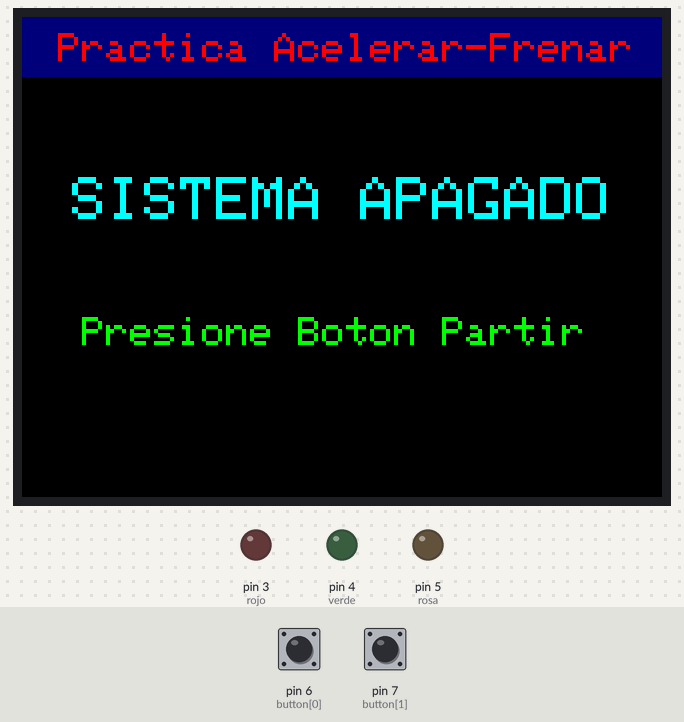
A sketch run on a simulated Arduino Uno, built with avr-gcc and run on an emulated ATmega328P. Parts: 320×240 colour display, output pins drawn as LEDs (lit = HIGH). Dashed ring = blinking. Inputs (shaded band) come from the test bench; at power-on: pin 6 (button[0]) HIGH, pin 7 (button[1]) HIGH.

Above: at 1.9 s.
2.0 s: pin 6 (button[0]) pulled LOW for 0.15 s
At 2.35 s:
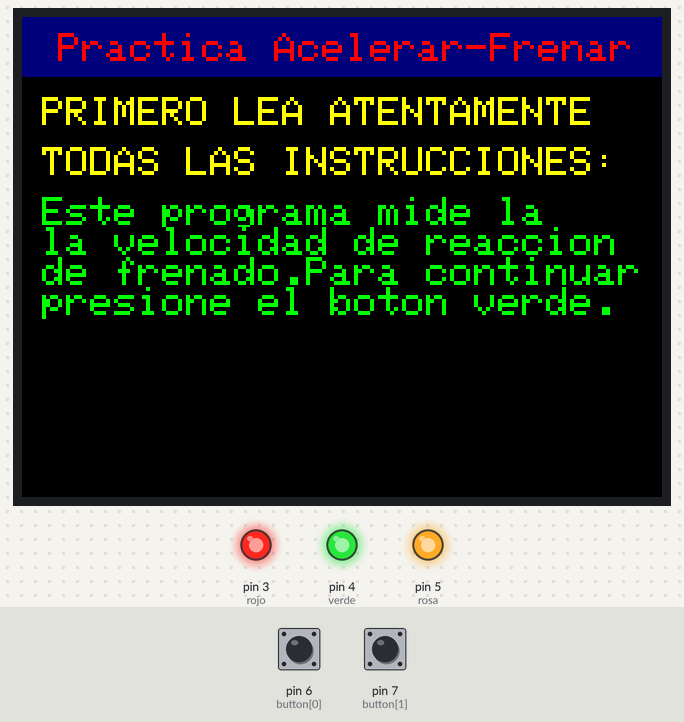
2.7 s: pin 7 (button[1]) pulled LOW for 1 s
At 4.04 s:
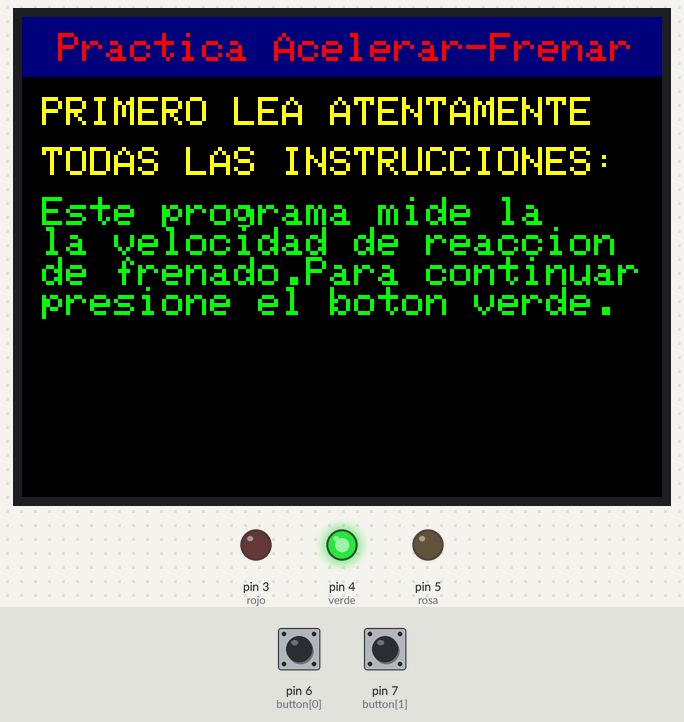
4.3 s: pin 7 (button[1]) pulled LOW for 0.15 s
5.0 s: pin 6 (button[0]) pulled LOW for 1 s
At 6.8 s:
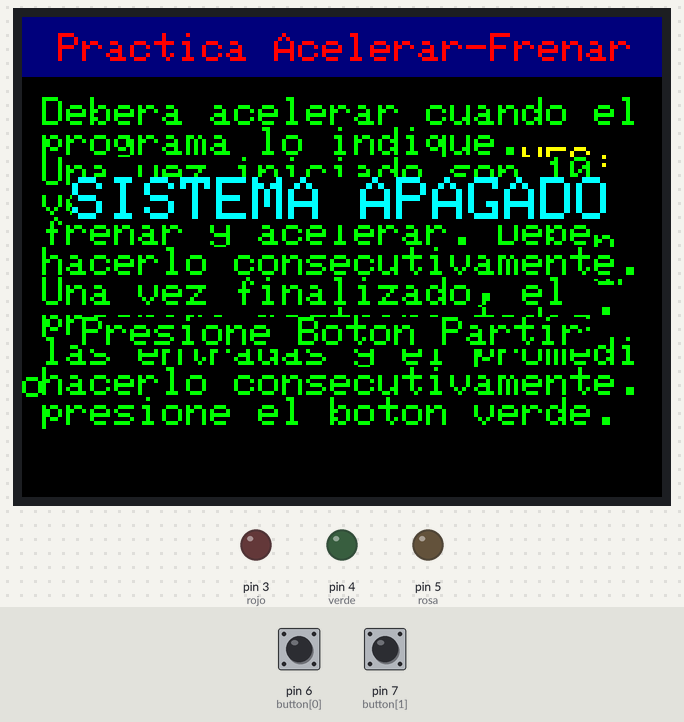
7.8 s: pin 6 (button[0]) pulled LOW for 0.15 s
At 8.15 s:
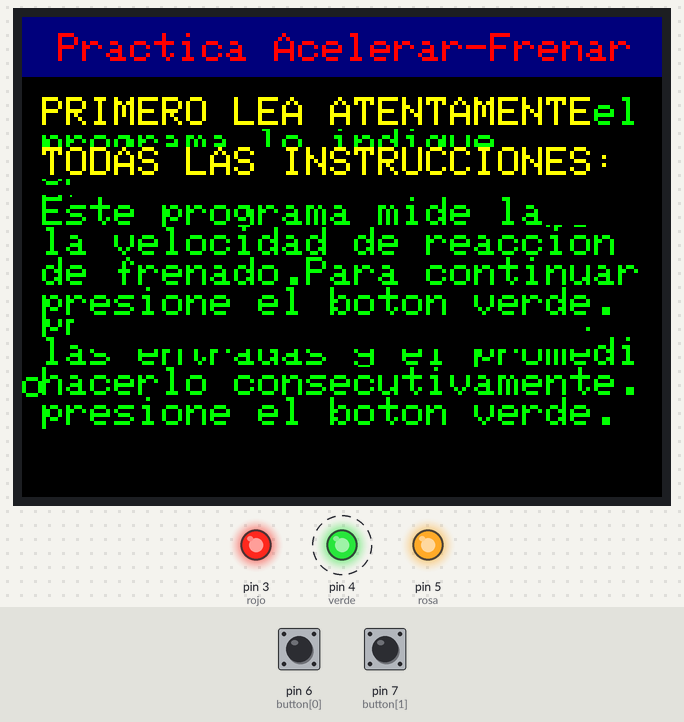
Timing chart, 0 to 9.5 s (numbered marks = the images above; inputs shaded):
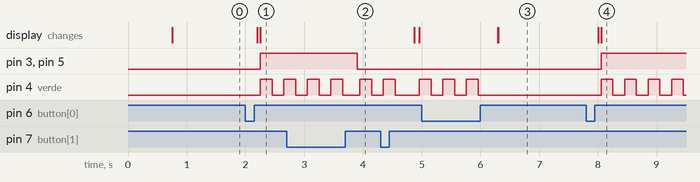

Measured:
- after the input at 2.0 s, pin 3 (rojo), pin 5 (rosa): LOW → HIGH after 0.25 s; pin 4 (verde): LOW → HIGH after 0.25 s, → LOW 0.20 s later, → HIGH 0.20 s later; the display: first changes after 0.20 s (image 1 shows a later state)
- after the input at 2.7 s, pin 3 (rojo), pin 5 (rosa): HIGH → LOW after 1.2 s
- after the input at 5.0 s, pin 4 (verde): goes on until 6.0 s, then stays LOW; the display: first changes after 1.3 s (image 3 shows a later state)
- after the input at 7.8 s, pin 3 (rojo), pin 5 (rosa): LOW → HIGH after 0.25 s; pin 4 (verde): alternates HIGH for 0.20 s and LOW for 0.20 s, starting after 0.25 s; the display: first changes after 0.20 s (image 4 shows a later state)

The sketch:

Acelerar_Frenar.ino
```cpp
#include <SPI.h>    // incluye libreria bus SPI
#include <Adafruit_GFX.h> // incluye libreria para manejo de graficos
#include <Adafruit_ILI9341.h> // incluye libreria para controlador ILI9341
#include <MCUFRIEND_kbv.h>
#include <SD.h>
#define TFT_DC 9    // define constante TFT_DC con numero 9
#define TFT_CS 10   // define constante TFT_CS con numero 10
Adafruit_ILI9341 tft = Adafruit_ILI9341(TFT_CS, TFT_DC);  // crea objeto
const int rojo = 3;
const int verde = 4;
const int rosa = 5;
//const int partir =6;
//const int acelerar =7;
//const int frenar =8;
unsigned long duracion;
bool BANDERA_LED_VERDE = false;
int modo = 0;
#define BTN_PARTIR  0
#define BTN_ACELERAR  1
#define BTN_FRENAR    2
uint8_t button[3] = {
  6,
  7,
  8
};
uint8_t button_estate[5];
#define S_APAGADO 0
#define S_PARTIR 1
#define S_INSTRUCCIONES 2
#define S_PROGRAMA 3
#define S_INSTRUCCIONES_2 4
uint8_t estado = S_APAGADO;
void setup() {
  Serial.begin(115200);
  tft.begin();          // inicializa pantalla
  tft.setRotation(3);       // establece posicion vertical con pines hacia abajo
  tft.fillScreen(ILI9341_BLACK);    // fondo de pantalla de color negro
  tft.fillRect(0, 0, 320, 30, ILI9341_NAVY);  // rectangulo azul naval a modo de fondo de titulo
  tft.setTextSize(2);
  tft.setCursor(18, 8);
  tft.setTextColor(ILI9341_RED);
  tft.print("Practica Acelerar-Frenar");
  delay(500);
  // initialize the LED pin as an output:
  pinMode(rojo, OUTPUT);
  pinMode(verde, OUTPUT);
  pinMode(rosa, OUTPUT);
  // initialize the pushbutton pin as an input:
  pinMode(button[BTN_PARTIR], INPUT_PULLUP);
  pinMode(button[BTN_ACELERAR], INPUT_PULLUP);
  pinMode(button[BTN_FRENAR], INPUT_PULLUP);
  button_estate[0] = HIGH;
  button_estate[1] = HIGH;
  button_estate[2] = HIGH;
  button_estate[3] = HIGH;
}
uint8_t flancoSubida(int btn) {
  uint8_t valor_nuevo = digitalRead(button[btn]);
  uint8_t result = button_estate[btn] != valor_nuevo && valor_nuevo == 1;
  button_estate[btn] = valor_nuevo;
  return result;
}
void loop() {
  switch (estado) {
    case S_APAGADO:
      if (flancoSubida(BTN_PARTIR))  { // Transición BTN_MENU
        estado = S_PARTIR;
        INSTRUCCIONES_NEGRO();
        BANDERA_LED_VERDE = false;
        break;
      }
      BANDERA_LED_VERDE = false;
      //   tft.fillCircle(80, 150, 40, ILI9341_BLACK); //ROJO
      //   tft.fillCircle(245, 150, 40, ILI9341_BLACK);  //VERDE
      digitalWrite(verde, LOW);
      digitalWrite(rosa, LOW);
      digitalWrite(rojo, LOW);
      SISTEMA_COLOR();
      yield();
      break;
    case S_PARTIR:
      if (flancoSubida(BTN_PARTIR))  { // Transición BTN_MENU
        estado = S_APAGADO;
        BANDERA_LED_VERDE = false;
        INSTRUCCIONES_NEGRO();
        break;
      }
      SISTEMA_NEGRO();
      INSTRUCCIONES_COLOR();
      // tft.fillCircle(80, 150, 40, ILI9341_BLACK); //ROJO
      digitalWrite(rosa, HIGH);
      digitalWrite(rojo, HIGH);
      BANDERA_LED_VERDE = true;
      do
      {
        digitalWrite(verde, HIGH);
        delay(200);
        digitalWrite(verde, LOW);
        delay(200);
        if (flancoSubida(BTN_ACELERAR))  { // Transición BTN_MENU
          estado = S_INSTRUCCIONES;
          BANDERA_LED_VERDE = false;
          INSTRUCCIONES_NEGRO();
          digitalWrite(rosa, LOW);
          digitalWrite(rojo, LOW);
          digitalWrite(verde, LOW);
          break;
        }
        if (flancoSubida(BTN_PARTIR))  { // Transición BTN_MENU
          estado = S_APAGADO;
          BANDERA_LED_VERDE = false;
          INSTRUCCIONES_NEGRO();
          digitalWrite(rosa, LOW);
          digitalWrite(rojo, LOW);
          digitalWrite(verde, LOW);
          break;
        }
      }
      while (BANDERA_LED_VERDE = true);
      break;
    case S_INSTRUCCIONES:
      INSTRUCCIONES_COLOR();
      BANDERA_LED_VERDE = true;
      do
      {
        digitalWrite(verde, HIGH);
        delay(200);
        digitalWrite(verde, LOW);
        delay(200);
        if (flancoSubida(BTN_PARTIR))  { // Transición BTN_MENU
          estado = S_APAGADO;
          BANDERA_LED_VERDE = false;
          INSTRUCCIONES_NEGRO();
          INSTRUCCIONES_NEGRO_2();
          break;
        }
        if (flancoSubida(BTN_ACELERAR))  { // Transición BTN_MENU
          BANDERA_LED_VERDE = false;
          INSTRUCCIONES_NEGRO();
          INSTRUCCIONES_NEGRO_2();
          estado = S_INSTRUCCIONES_2;
          break;
        }
      }
      while (BANDERA_LED_VERDE = true);
      break;
    case S_INSTRUCCIONES_2:
      BANDERA_LED_VERDE = true;
      INSTRUCCIONES_COLOR_2();
      do
      {
        if (flancoSubida(BTN_PARTIR))  { // Transición BTN_MENU
          estado = S_APAGADO;
          BANDERA_LED_VERDE = false;
          INSTRUCCIONES_NEGRO();
          INSTRUCCIONES_NEGRO_2();
          break;
        }
        if (flancoSubida(BTN_ACELERAR))  { // Transición BTN_MENU
          estado = S_PROGRAMA;
          BANDERA_LED_VERDE = false;
          INSTRUCCIONES_NEGRO();
          INSTRUCCIONES_NEGRO_2();
          break;
        }
        digitalWrite(verde, HIGH);
        delay(200);
        digitalWrite(verde, LOW);
        delay(200);
      }
      while (BANDERA_LED_VERDE = true);
      break;
    case S_PROGRAMA:
      if (flancoSubida(BTN_PARTIR))  { // Transición BTN_MENU
        estado = S_APAGADO;
        INSTRUCCIONES_NEGRO();
        INSTRUCCIONES_NEGRO_2();
        tft.fillCircle(80, 150, 40, ILI9341_BLACK); //ROJO
        tft.fillCircle(245, 150, 40, ILI9341_BLACK);  //VERDE
        digitalWrite(verde, LOW);
        break;
      }
      break;
  }
}

void INSTRUCCIONES_NEGRO()
{
  tft.setTextSize(2);
  tft.setTextColor(ILI9341_YELLOW, ILI9341_BLACK);
  tft.setCursor(10, 40);
  tft.print("PRIMERO LEA ATENTAMENTE");
  tft.setCursor(10, 65);
  tft.print("TODAS LAS INSTRUCCIONES:");
  tft.setTextColor(ILI9341_GREEN, ILI9341_BLACK);
  tft.setCursor(10, 90);
  tft.print("Este programa mide la");
  tft.setCursor(10, 105);
  tft.print("la velocidad de reaccion");
  tft.setCursor(10, 120);
  tft.print("de frenado.Para continuar");
  tft.setCursor(10, 135);
  tft.print("presione el boton verde.");
}
void INSTRUCCIONES_COLOR()
{
  tft.setTextSize(2);
  tft.setTextColor(ILI9341_YELLOW, ILI9341_BLACK);
  tft.setCursor(10, 40);
  tft.print("PRIMERO LEA ATENTAMENTE");
  tft.setCursor(10, 65);
  tft.print("TODAS LAS INSTRUCCIONES:");
  tft.setTextColor(ILI9341_GREEN, ILI9341_BLACK);
  tft.setCursor(10, 90);
  tft.print("Este programa mide la");
  tft.setCursor(10, 105);
  tft.print("la velocidad de reaccion");
  tft.setCursor(10, 120);
  tft.print("de frenado.Para continuar");
  tft.setCursor(10, 135);
  tft.print("presione el boton verde.");
}
void INSTRUCCIONES_NEGRO_2()
{
  tft.setTextColor(ILI9341_GREEN, ILI9341_BLACK);
  tft.setCursor(10, 40);
  tft.print("Debera acelerar cuando el");
  tft.setCursor(10, 55);
  tft.print("programa lo indique.");
  tft.setCursor(10, 70);
  tft.print("Una vez iniciado son 10");
  tft.setCursor(10, 85);
  tft.print("veces las que tiene que ");
  tft.setCursor(10, 100);
  tft.print("frenar y acelerar. Debe");
  tft.setCursor(10, 115);
  tft.print("hacerlo consecutivamente.");
  tft.setCursor(10, 130);
  tft.print("Una vez finalizado, el ");
  tft.setCursor(10, 145);
  tft.print("programa mostrara todas");
  tft.setCursor(10, 160);
  tft.print("las entradas y el promedio");
  tft.setCursor(10, 175);
  tft.print("hacerlo consecutivamente.");
  tft.setCursor(10, 190);
  tft.print("presione el boton verde.");

}
void INSTRUCCIONES_COLOR_2()
{
  tft.setTextColor(ILI9341_GREEN, ILI9341_BLACK);
  tft.setCursor(10, 40);
  tft.print("Debera acelerar cuando el");
  tft.setCursor(10, 55);
  tft.print("programa lo indique.");
  tft.setCursor(10, 70);
  tft.print("Una vez iniciado son 10");
  tft.setCursor(10, 85);
  tft.print("veces las que tiene que ");
  tft.setCursor(10, 100);
  tft.print("frenar y acelerar. Debe");
  tft.setCursor(10, 115);
  tft.print("hacerlo consecutivamente.");
  tft.setCursor(10, 130);
  tft.print("Una vez finalizado, el ");
  tft.setCursor(10, 145);
  tft.print("programa mostrara todas");
  tft.setCursor(10, 160);
  tft.print("los datos y el promedio");
  tft.setCursor(10, 175);
  tft.print("hacerlo consecutivamente.");
  tft.setCursor(10, 190);
  tft.print("presione el boton verde.");
}
void SISTEMA_NEGRO()
{
  tft.setTextSize(3);
  tft.setCursor(25, 80);
  tft.setTextColor(ILI9341_BLACK, ILI9341_BLACK);
  tft.print("SISTEMA APAGADO");
  tft.setTextSize(2);
  tft.setCursor(30, 150);
  tft.setTextColor(ILI9341_BLACK, ILI9341_BLACK);
  tft.print("Presione Boton Partir");
}
void SISTEMA_COLOR()
{
  tft.setTextSize(3);
  tft.setCursor(25, 80);
  tft.setTextColor(ILI9341_CYAN, ILI9341_BLACK);
  tft.print("SISTEMA APAGADO");
  tft.setTextSize(2);
  tft.setCursor(30, 150);
  tft.setTextColor(ILI9341_GREEN, ILI9341_BLACK);
  tft.print("Presione Boton Partir");
}
//sprintf( _buffer, "%15u", (int)abs(iPPM_LPG));
//  tft.setTextColor(ILI9341_GREEN, ILI9341_BLACK);  // texto en color amarillo
//  tft.setTextSize(2);   // escala de texto en 6
//  tft.setCursor(75, 70); // ubica cursor
// tft.print(_buffer);   // valor que representa la temperatura del sensor en zona 1
```
